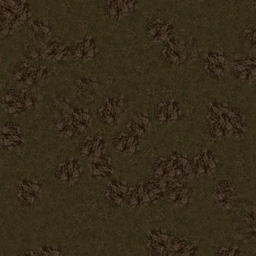
#> input picture tests/fixtures/ground/ground_dump_1769179871524.png, 256 x 256 px, shrunk from 1024 x 1024 before the run
$ python beam_falsecolor_compare.py --baseline ../tests/fixtures/ground/ground_dump_1769179871524.png --candidate ../tests/fixtures/ground/ground_dump_1769179880529.png --out out.png
#> lines starting #> are read from the running program, lines starting #| are printed output that depends on the picture; long printed decimals are rounded
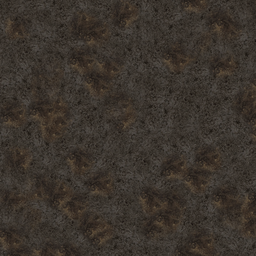
#> input picture tests/fixtures/ground/ground_dump_1769179880529.png, 256 x 256 px, shrunk from 1024 x 1024 before the run
#!/usr/bin/env python3
from __future__ import annotations

import argparse
import json
from pathlib import Path
from typing import Final

from PIL import Image, ImageDraw

ColorStop = tuple[float, tuple[int, int, int]]

NEGATIVE_STOPS: Final[list[ColorStop]] = [
    (0.0, (0, 0, 0)),
    (0.35, (20, 40, 120)),
    (0.70, (20, 140, 240)),
    (1.0, (200, 255, 255)),
]

POSITIVE_STOPS: Final[list[ColorStop]] = [
    (0.0, (0, 0, 0)),
    (0.35, (120, 35, 10)),
    (0.70, (255, 140, 20)),
    (1.0, (255, 245, 140)),
]

MAGNITUDE_STOPS: Final[list[ColorStop]] = [
    (0.0, (0, 0, 0)),
    (0.20, (18, 20, 85)),
    (0.40, (40, 80, 180)),
    (0.60, (50, 170, 235)),
    (0.80, (255, 190, 40)),
    (1.0, (255, 255, 220)),
]


def _clamp01(value: float) -> float:
    if value <= 0.0:
        return 0.0
    if value >= 1.0:
        return 1.0
    return value


def _lerp_u8(a: int, b: int, t: float) -> int:
    out = float(a) * (1.0 - t) + float(b) * t
    return max(0, min(255, int(round(out))))


def _sample_stops(stops: list[ColorStop], t: float) -> tuple[int, int, int]:
    if not stops:
        return 0, 0, 0
    t = _clamp01(t)
    if t <= stops[0][0]:
        return stops[0][1]
    if t >= stops[-1][0]:
        return stops[-1][1]
    for idx in range(1, len(stops)):
        left_pos, left_color = stops[idx - 1]
        right_pos, right_color = stops[idx]
        if t <= right_pos:
            span = max(1e-9, float(right_pos) - float(left_pos))
            local_t = (float(t) - float(left_pos)) / span
            return (
                _lerp_u8(left_color[0], right_color[0], local_t),
                _lerp_u8(left_color[1], right_color[1], local_t),
                _lerp_u8(left_color[2], right_color[2], local_t),
            )
    return stops[-1][1]


def _beam_luma(px: tuple[int, int, int]) -> int:
    r, g, b = px
    return max(int(r), int(g), int(b))


def _parse_roi(text: str | None, *, width: int, height: int) -> tuple[int, int, int, int] | None:
    if text is None:
        return None
    parts = [part.strip() for part in text.split(",")]
    if len(parts) != 4:
        raise ValueError("roi must be x0,y0,x1,y1")
    x0, y0, x1, y1 = (int(part, 10) for part in parts)
    x0 = max(0, min(width, x0))
    y0 = max(0, min(height, y0))
    x1 = max(0, min(width, x1))
    y1 = max(0, min(height, y1))
    if x1 <= x0 or y1 <= y0:
        raise ValueError("roi must satisfy x1>x0 and y1>y0 inside image bounds")
    return x0, y0, x1, y1


def _build_panels(
    *,
    baseline: Image.Image,
    candidate: Image.Image,
    signed_clip: float,
    abs_clip: float,
    neutral_band: float,
    stripe_px: int,
) -> tuple[list[tuple[str, Image.Image]], dict[str, float]]:
#> called with signed_clip = 0.35, abs_clip = 0.35, neutral_band = 0.01, stripe_px = 8
    width, height = baseline.size
#> width = 256; height = 256
    baseline_bytes = baseline.tobytes()
    candidate_bytes = candidate.tobytes()

    baseline_gray_data: list[tuple[int, int, int]] = []
    candidate_gray_data: list[tuple[int, int, int]] = []
    signed_data: list[tuple[int, int, int]] = []
    magnitude_data: list[tuple[int, int, int]] = []
    overlay_data: list[tuple[int, int, int]] = []
    stripe_data: list[tuple[int, int, int]] = []

    abs_sum = 0.0
    signed_sum = 0.0
    under_sum = 0.0
    over_sum = 0.0

    signed_den = max(1e-6, float(signed_clip) * 255.0)
    abs_den = max(1e-6, float(abs_clip) * 255.0)
    neutral = max(0.0, float(neutral_band) * 255.0)
    stripe_px = max(1, int(stripe_px))

    pixel_count = width * height
#> pixel_count = 65536
    for pixel_idx in range(pixel_count):
        offset = pixel_idx * 3
        base_rgb = (
            int(baseline_bytes[offset + 0]),
            int(baseline_bytes[offset + 1]),
            int(baseline_bytes[offset + 2]),
        )
        cand_rgb = (
            int(candidate_bytes[offset + 0]),
            int(candidate_bytes[offset + 1]),
            int(candidate_bytes[offset + 2]),
        )
        x = pixel_idx % width
        base_l = _beam_luma(base_rgb)
        cand_l = _beam_luma(cand_rgb)
        diff = int(cand_l) - int(base_l)
        abs_diff = abs(diff)

        abs_sum += float(abs_diff)
        signed_sum += float(diff)
        if diff < 0:
            under_sum += float(-diff)
        elif diff > 0:
            over_sum += float(diff)

        baseline_gray_data.append((base_l, base_l, base_l))
        candidate_gray_data.append((cand_l, cand_l, cand_l))

        if float(abs_diff) <= neutral:
            signed_color = (0, 0, 0)
        elif diff > 0:
            t = _clamp01(float(abs_diff) / signed_den)
            signed_color = _sample_stops(POSITIVE_STOPS, t)
        else:
            t = _clamp01(float(abs_diff) / signed_den)
            signed_color = _sample_stops(NEGATIVE_STOPS, t)
        signed_data.append(signed_color)

        t_abs = _clamp01(float(abs_diff) / abs_den)
        magnitude_data.append(_sample_stops(MAGNITUDE_STOPS, t_abs))

        # Base grayscale context with signed tint layer for shape tracing.
        base_dim = int(round(float(base_l) * 0.60))
        signed_mix = (
            min(255, int(round(base_dim + float(signed_color[0]) * 0.70))),
            min(255, int(round(base_dim + float(signed_color[1]) * 0.70))),
            min(255, int(round(base_dim + float(signed_color[2]) * 0.70))),
        )
        overlay_data.append(signed_mix)

        stripe_source = base_rgb if ((x // stripe_px) % 2 == 0) else cand_rgb
        stripe_data.append(stripe_source)
#> this loop made 65536 passes
#> (base_l, cand_l, diff, abs_diff, abs_sum) on passes 4, 5, 6, 17, 18, 19, 20, 21, 22: (46, 56, 10, 10, 29), (38, 55, 17, 17, 46), (39, 48, 9, 9, 55), (40, 54, 14, 14, 241), (44, 61, 17, 17, 258), (48, 58, 10, 10, 268), (49, 60, 11, 11, 279), (49, 68, 19, 19, 298), (66, 70, 4, 4, 302)
#> (base_l, cand_l, diff, abs_diff, abs_sum) on passes 1, 2, 7, 8: (71, 61, -10, 10, 10), (72, 64, -8, 8, 18), (79, 44, -35, 35, 90), (69, 50, -19, 19, 109)

    baseline_gray = Image.new("RGB", (width, height))
#> baseline_gray: PIL image 256x256 RGB; every value is 0
    candidate_gray = Image.new("RGB", (width, height))
    signed_map = Image.new("RGB", (width, height))
    magnitude_map = Image.new("RGB", (width, height))
    overlay = Image.new("RGB", (width, height))
    stripe = Image.new("RGB", (width, height))

    baseline_gray.putdata(baseline_gray_data)
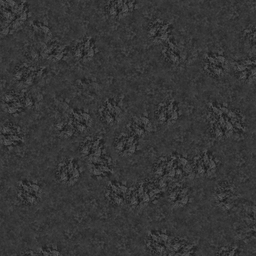
#> baseline_gray: PIL image 256x256 RGB; min 23, max 93, mean 53.7
    candidate_gray.putdata(candidate_gray_data)
    signed_map.putdata(signed_data)
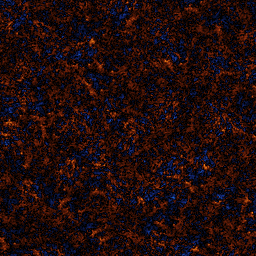
#> signed_map: PIL image 256x256 RGB; mean R, G, B 31.5, 12.2, 12.4
    magnitude_map.putdata(magnitude_data)
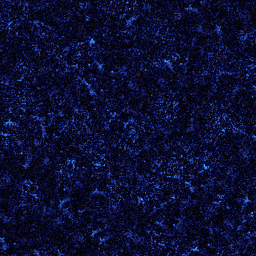
#> magnitude_map: PIL image 256x256 RGB; mean R, G, B 10.8, 14.3, 50.7
    overlay.putdata(overlay_data)
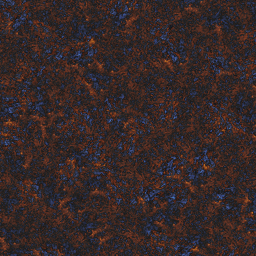
#> overlay: PIL image 256x256 RGB; mean R, G, B 54.2, 40.8, 40.9
    stripe.putdata(stripe_data)
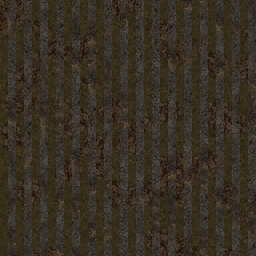
#> stripe: PIL image 256x256 RGB; mean R, G, B 56.2, 47.8, 35

    panel_list = [
        ("baseline (luma)", baseline_gray),
        ("candidate (luma)", candidate_gray),
        ("signed diff", signed_map),
        ("abs diff heat", magnitude_map),
        ("signed overlay", overlay),
        ("stripe split", stripe),
    ]

    total = max(1.0, float(width * height * 255))
    stats = {
        "mae": float(abs_sum / total),
        "signed_bias": float(signed_sum / total),
        "underdraw": float(under_sum / total),
        "overdraw": float(over_sum / total),
        "width": float(width),
        "height": float(height),
    }
    return panel_list, stats


def _crop_and_zoom(
    image: Image.Image,
    *,
    roi: tuple[int, int, int, int] | None,
    zoom: int,
) -> Image.Image:
    out = image.crop(roi) if roi is not None else image
    zoom = max(1, int(zoom))
    if zoom > 1:
        out = out.resize((out.width * zoom, out.height * zoom), Image.Resampling.NEAREST)
    return out


def _compose_sheet(
    *,
    panels: list[tuple[str, Image.Image]],
    title: str,
) -> Image.Image:
#> called with title = 'beam visual compare'
    if len(panels) != 6:
        raise ValueError("expected six panels")
    panel_w = panels[0][1].width
    panel_h = panels[0][1].height
    margin = 20
    col_gap = 16
    row_gap = 22
    panel_label_h = 18
    top_h = 44

    width = margin * 2 + panel_w * 3 + col_gap * 2
    height = top_h + margin * 2 + panel_h * 2 + panel_label_h * 2 + row_gap

    canvas = Image.new("RGB", (width, height), (0, 0, 0))
#> canvas: PIL image 840x654 RGB; every value is 0
    draw = ImageDraw.Draw(canvas)

    draw.text((margin, 10), title, fill=(235, 235, 245))
    draw.text((margin, 26), "signed: cyan=baseline brighter, orange=candidate brighter", fill=(150, 165, 190))

    for idx, (label, panel) in enumerate(panels):
        row = idx // 3
        col = idx % 3
        x = margin + col * (panel_w + col_gap)
        y = top_h + margin + row * (panel_h + panel_label_h + row_gap)
        draw.text((x, y), label, fill=(205, 215, 235))
        canvas.paste(panel, (x, y + panel_label_h))
#> this loop made 6 passes
#> label on passes 1 to 6: 'baseline (luma)', 'candidate (luma)', 'signed diff', 'abs diff heat', 'signed overlay', 'stripe split'
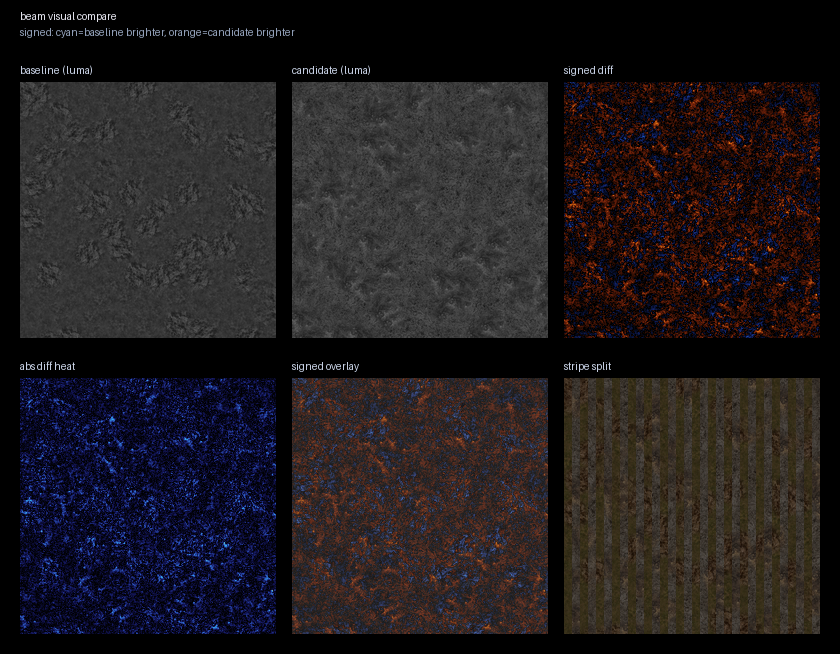
#> canvas: PIL image 840x654 RGB; mean R, G, B 32.2, 27.8, 30.7
    return canvas


def main() -> int:
    parser = argparse.ArgumentParser(description="Create faux-colormap visual diff panels for beam renders.")
    parser.add_argument("--baseline", required=True, help="path to baseline image")
    parser.add_argument("--candidate", required=True, help="path to candidate image")
    parser.add_argument("--out", required=True, help="output composite image path")
    parser.add_argument("--stats-out", help="optional output json for summary stats")
    parser.add_argument("--title", default="beam visual compare")
    parser.add_argument("--roi", help="optional crop as x0,y0,x1,y1")
    parser.add_argument("--zoom", type=int, default=1, help="integer nearest-neighbor zoom after crop")
    parser.add_argument("--signed-clip", type=float, default=0.35, help="diff saturation for signed map, in [0,1]")
    parser.add_argument("--abs-clip", type=float, default=0.35, help="diff saturation for abs heatmap, in [0,1]")
    parser.add_argument("--neutral-band", type=float, default=0.01, help="signed deadband around zero, in [0,1]")
    parser.add_argument("--stripe-px", type=int, default=8, help="stripe width for baseline/candidate split panel")
    args = parser.parse_args()

    baseline_path = Path(args.baseline)
    candidate_path = Path(args.candidate)
    out_path = Path(args.out)
    out_path.parent.mkdir(parents=True, exist_ok=True)

    baseline = Image.open(baseline_path).convert("RGB")
    candidate = Image.open(candidate_path).convert("RGB")
    if baseline.size != candidate.size:
        raise ValueError(
            f"image sizes differ: baseline={baseline.size} candidate={candidate.size}; use same-size captures",
        )

    roi = _parse_roi(args.roi, width=baseline.width, height=baseline.height)
    panel_list, stats = _build_panels(
        baseline=baseline,
        candidate=candidate,
        signed_clip=float(args.signed_clip),
        abs_clip=float(args.abs_clip),
        neutral_band=float(args.neutral_band),
        stripe_px=int(args.stripe_px),
    )
    panel_list = [
        (
            label,
            _crop_and_zoom(panel, roi=roi, zoom=int(args.zoom)),
        )
        for label, panel in panel_list
    ]
    sheet = _compose_sheet(panels=panel_list, title=str(args.title))
    sheet.save(out_path)

    stats_payload = {
        "baseline": str(baseline_path),
        "candidate": str(candidate_path),
        "roi": None if roi is None else [int(v) for v in roi],
        "zoom": int(args.zoom),
        "signed_clip": float(args.signed_clip),
        "abs_clip": float(args.abs_clip),
        "neutral_band": float(args.neutral_band),
        "stripe_px": int(args.stripe_px),
        "stats": stats,
    }
    if args.stats_out:
        stats_path = Path(args.stats_out)
        stats_path.parent.mkdir(parents=True, exist_ok=True)
        stats_path.write_text(json.dumps(stats_payload, indent=2), encoding="utf-8")

    print(
        json.dumps(
            {
                "out": str(out_path),
                "mae": round(float(stats["mae"]), 6),
                "underdraw": round(float(stats["underdraw"]), 6),
                "overdraw": round(float(stats["overdraw"]), 6),
            },
            indent=2,
        ),
    )
#| {
#|   "out": "out.png",
#|   "mae": 0.04129,
#|   "underdraw": 0.01048,
#|   "overdraw": 0.03081
#| }
    return 0


if __name__ == "__main__":
    raise SystemExit(main())
#> (the program exits here)
